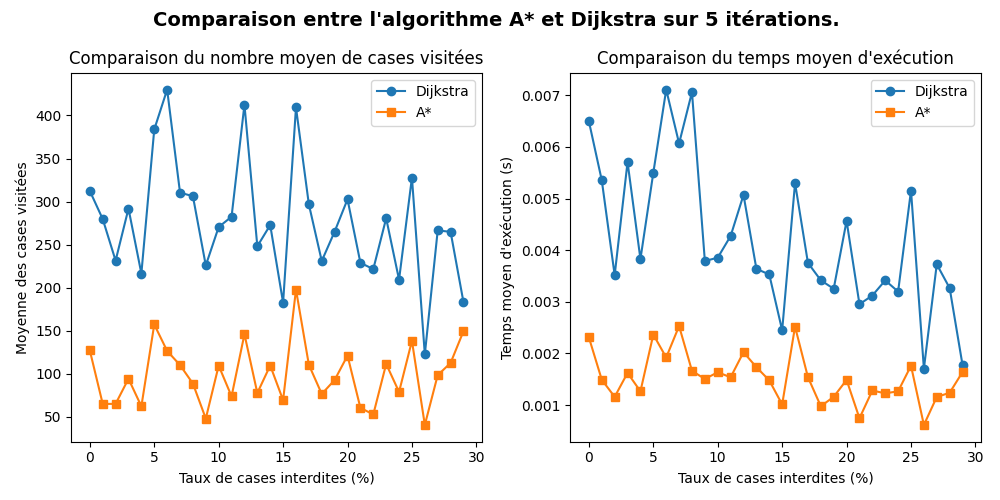

This chart was generated by the following Python code:
import matplotlib.pyplot as plt
from parcours import A_star
from plateau import Plateau
import time

class ComparaisonAStarDijkstra:

    def __init__(self, largeur, longueur, max_taux):
        self.largeur = largeur
        self.longueur = longueur
        self.taux_cases_interdites = list(range(max_taux))  # Converti en liste pour éviter les erreurs d'indexation
        self.moy_cases_visitees_dijkstra = []
        self.moy_cases_visitees_a_star   = []
        self.moy_temps_dijkstra          = []
        self.moy_temps_a_star            = []
        self.iteration                   = 5                # Nombre d'itération par défaut

    def executer(self):
        """Exécute la comparaison entre A* et Dijkstra et stocke les résultats."""
        for taux in self.taux_cases_interdites:
            cases_visitees_dijkstra = []
            cases_visitees_a_star   = []
            temps_dijkstra          = []
            temps_a_star            = []

            # Nombre d'itéarion par défaut = 50
            for _ in range(self.iteration):
                plateau = Plateau(self.largeur, self.longueur, taux / 100, True)

                # Exécution de Dijkstra (sur la place publique o_o)
                algo_dijkstra = A_star(plateau, use_a_star=False)
                start = time.time()
                _, cases_explorees_dijkstra = algo_dijkstra.executer()
                temps_dijkstra.append(time.time() - start)
                cases_visitees_dijkstra.append(len(cases_explorees_dijkstra))

                # Exécution de A*
                algo_a_star = A_star(plateau, use_a_star=True)
                start = time.time()
                _, cases_explorees_a_star = algo_a_star.executer()
                temps_a_star.append(time.time() - start)
                cases_visitees_a_star.append(len(cases_explorees_a_star))

            # Stockage des moyennes pour chaque algorithmes
            self.moy_cases_visitees_dijkstra.append(sum(cases_visitees_dijkstra) / 50)
            self.moy_cases_visitees_a_star.append(sum(cases_visitees_a_star) / 50)
            self.moy_temps_dijkstra.append(sum(temps_dijkstra) / 50)
            self.moy_temps_a_star.append(sum(temps_a_star) / 50)

        # Affichage des résultats après l'exécution
        self.afficher_graphiques()

    def afficher_graphiques(self):
        """Affiche les graphiques comparant A* et Dijkstra."""
        plt.figure(figsize=(10, 5))

        # Comparaison du nombre de cases visitées
        plt.subplot(1, 2, 1)
        plt.plot(self.taux_cases_interdites, self.moy_cases_visitees_dijkstra, label="Dijkstra", marker="o")
        plt.plot(self.taux_cases_interdites, self.moy_cases_visitees_a_star, label="A*", marker="s")
        plt.xlabel('Taux de cases interdites (%)')
        plt.ylabel('Moyenne des cases visitées')
        plt.title('Comparaison du nombre moyen de cases visitées')
        plt.legend()

        # Comparaison du temps d'exécution
        plt.subplot(1, 2, 2)
        plt.plot(self.taux_cases_interdites, self.moy_temps_dijkstra, label="Dijkstra", marker="o")
        plt.plot(self.taux_cases_interdites, self.moy_temps_a_star, label="A*", marker="s")
        plt.xlabel('Taux de cases interdites (%)')
        plt.ylabel('Temps moyen d\'exécution (s)')
        plt.title('Comparaison du temps moyen d\'exécution')
        plt.legend()

        # Titre global
        plt.suptitle(f"Comparaison entre l'algorithme A* et Dijkstra sur {self.iteration} itérations. ",
                     fontsize=14, fontweight='bold')

        plt.tight_layout()
        plt.savefig("comparaison.png")
        plt.show()

# Exécution de la comparaison
if __name__ == "__main__":
    comparaison = ComparaisonAStarDijkstra(largeur=50, longueur=125, max_taux=30)
    comparaison.executer()